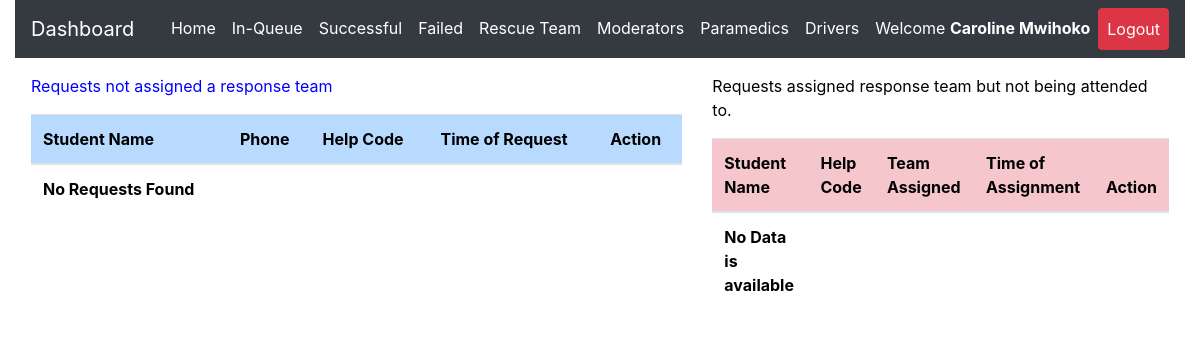
The app's page /admin/inqueue.php (signed in), older data.
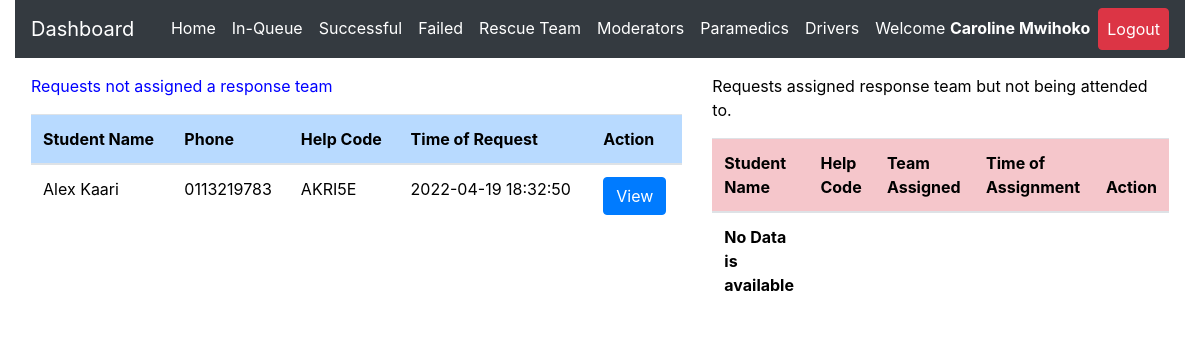
The same page, newer data.
### tables this page shows
CREATE TABLE `request_status` (
  `id` int(20) NOT NULL,
  `helpID` varchar(50) NOT NULL,
  `ip_address` varchar(100) NOT NULL,
  `request_latitude` varchar(50) NOT NULL,
  `request_longitude` varchar(50) NOT NULL,
  `status` varchar(50) DEFAULT 'Pending',
  `admNo` varchar(255) NOT NULL,
  `timestamp` datetime NOT NULL DEFAULT current_timestamp()
);

CREATE TABLE `student_details` (
  `id` int(20) NOT NULL,
  `regNum` varchar(255) NOT NULL,
  `firstname` varchar(255) NOT NULL,
  `lastname` varchar(255) NOT NULL,
  `emailaddress` varchar(255) NOT NULL,
  `phonenumber` varchar(15) NOT NULL,
  `password` varchar(255) NOT NULL,
  `date` datetime NOT NULL DEFAULT current_timestamp()
);

### admin/inqueue.php (the view, shortened to what this page needs)
<?php
include 'server.php';
?>
<!DOCTYPE html>
<html lang="en">
<?php include './includes/header.php'; ?>
  <body>
    <?php include './includes/navbar.php'; ?>
  <div class="row m-3">
    <div class="col-md-7">
<div class="table-responsive-lg">
    <table class="table" style='color:black'>
        <thead>
          <p  style='color:blue; font-weight:normal'>
          Requests not assigned a response team
</p>
            <tr >
              <th scope="col" class="table-primary">Student Name</th>
              <th scope="col" class="table-primary">Phone</th>
              <th scope="col" class="table-primary">Help Code</th>
              <th scope="col" class="table-primary">Time of Request</th>
              <th scope="col" class="table-primary">Action</th>
            </tr>
          </thead>
          <tbody>
    <?php
    if($_SESSION['admin_id']){
        $data_fetch_query = "SELECT request_status.id, request_status.helpID,request_status.status,
        request_status.admNo,request_status.timestamp,student_details.regNum,student_details.regNum,
        student_details.firstname,student_details.lastname,student_details.phonenumber
        FROM request_status
        INNER JOIN student_details ON request_status.admNo = student_details.regNum  WHERE request_status.status ='Pending' order by request_status.timestamp DESC;";
        $data_result = mysqli_query($db, $data_fetch_query);
        if ($data_result->num_rows > 0){
            while($row = $data_result->fetch_assoc()) {
            $help_code=$row["helpID"];
        echo "<tr style='font-weight:normal'> <td>" .$row["firstname"]. " ".$row["lastname"]. "</td>";
        echo "<td>" .$row["phonenumber"]."</td>";
        echo "<td>" .$row["helpID"]."</td>";
        echo "<td>" .$row["timestamp"]."</td>";
        echo "<td>
        <form method ='POST' action='server.php'>
        <input  type='text' hidden name='help_code' value='$help_code'>
        <input type='submit' value='View' name='view-btn' class='btn btn-primary'>
        </form>
        </td> </tr>";
        }
        }else{
        echo "<td>"."No Requests Found"."</td>";
        }
        } else{
            echo "<td>"."No Data Found"."</td>";
        }
?>
          </tbody>
    </table>
  </div>
  </div>
  <div class="col-md-5">
    <div class="table-responsive-lg">
        <table class="table" style='color:black'>
            <thead>
              <p style='color:black; font-weight:normal'>
              Requests assigned response team but not being attended to.
      </p>
                <tr >
                  <th scope="col" class="table-danger">Student Name</th>
                  <th scope="col" class="table-danger">Help Code</th>
                  <th scope="col" class="table-danger">Team Assigned</th>
                  <th scope="col" class="table-danger">Time of Assignment</th>
                  <th scope="col" class="table-danger">Action</th>
                </tr>
              </thead>
              <tbody>
        <?php
        if($_SESSION['admin_id']){
          $data_fetch_query = "SELECT request_status.id, request_status.helpID,request_status.status,
          request_status.admNo,request_status.timestamp,student_details.regNum,student_details.regNum,
          student_details.firstname,student_details.lastname,student_details.phonenumber, rescue_team_tasks.*
          FROM request_status
          INNER JOIN student_details ON request_status.admNo = student_details.regNum
          INNER JOIN rescue_team_tasks ON request_status.helpID = rescue_team_tasks.task_help_code
          WHERE request_status.status ='Assigned' order by request_status.timestamp DESC;";
            $data_result = mysqli_query($db, $data_fetch_query);
            if ($data_result->num_rows > 0){
                while($row = $data_result->fetch_assoc()) {
                $help_code=$row["helpID"];
                $request_status=$row["status"];
            echo "<tr style='font-weight:normal'> <td>" .$row["firstname"]. " ".$row["lastname"]. "</td>";
            echo "<td>" .$row["helpID"]."</td>";
            echo "<td>" .$row["rescue_team_id"]."</td>";
            echo "<td>" .$row["assignment_time"]."</td>";
            echo "<td>
            <form method ='POST' action='server.php'>
            <input hidden type='text' name='help_code_2' value='$help_code'>
            <input type='submit' name='reassign-btn' value='Change Team' class='btn btn-success'>
            </form>
            </td> </tr>";
            }
            }else{
            echo "<td>"."No Data is available"."</td>";
            }
            } else{
                echo "<td>"."No Data Found"."</td>";
            }
    ?>
              </tbody>
        </table>
      </div>
      </div>
</div>
  </body>
</html>

### admin/includes/header.php (shortened to what this page needs)
<head>
    <link rel="stylesheet" href="https://cdnjs.cloudflare.com/ajax/libs/font-awesome/6.0.0/css/all.min.css" />
    <link rel="stylesheet" href="https://maxcdn.bootstrapcdn.com/bootstrap/4.0.0/css/bootstrap.min.css">
    <link rel="stylesheet" href="./static/css/style.css" />
  </head>

### admin/includes/navbar.php (shortened to what this page needs)
<div class="container-fluid" id="mynav">
  <nav class="navbar navbar-expand-lg navbar-dark bg-dark ">
  <a class="navbar-brand" href="./dashboard.php">Dashboard</a>
  <div class="collapse navbar-collapse" id="navbarSupportedContent">
    <ul class="navbar-nav ml-auto ">
      <?php
     if($_SESSION['admin_id']){ ?>
    <li class="nav-item">
        <a class="nav-link active" href="dashboard.php">Home</a>
      </li>
     <li class="nav-item">
        <a class="nav-link active" href="inqueue.php">In-Queue</a>
      </li>
      <li class="nav-item">
        <a class="nav-link active" href="successful.php">Successful</a>
      </li>
      <li class="nav-item">
        <a class="nav-link active" href="failed.php">Failed</a>
      </li>
      <li class="nav-item">
        <a class="nav-link active" href="team.php">Rescue Team</a>
      </li>
      <li class="nav-item">
        <a class="nav-link active" href="moderators.php">Moderators</a>
      </li>
      <li class="nav-item">
        <a class="nav-link active" href="paramedics.php">Paramedics</a>
      </li>
      <li class="nav-item">
        <a class="nav-link active" href="drivers.php">Drivers</a>
      </li>
      <li class="nav-item active">
      <a class="nav-link" href="javascript:void(0)">
      <?php echo "Welcome ". "<strong style='color:white;'>".$_SESSION['admin_firstname']." ".$_SESSION['admin_lastname'];  ?> </a>
      </li>
      <li class="nav-item active">
        <a class="nav-link btn btn-danger" href="logout.php">Logout </a>
      </li>
         <?php
  }
 ?>
    </ul>
  </div>
</nav>
</div>

Row changes from the older to the newer data that the page shows:
added request_status: admNo.firstname "Alex", admNo.lastname "Kaari", admNo.phonenumber "0113219783", helpID "AKRI5E", timestamp "2022-04-19 18:32:50"
Text that changed along with them:
text no longer shown: "No Requests Found"
